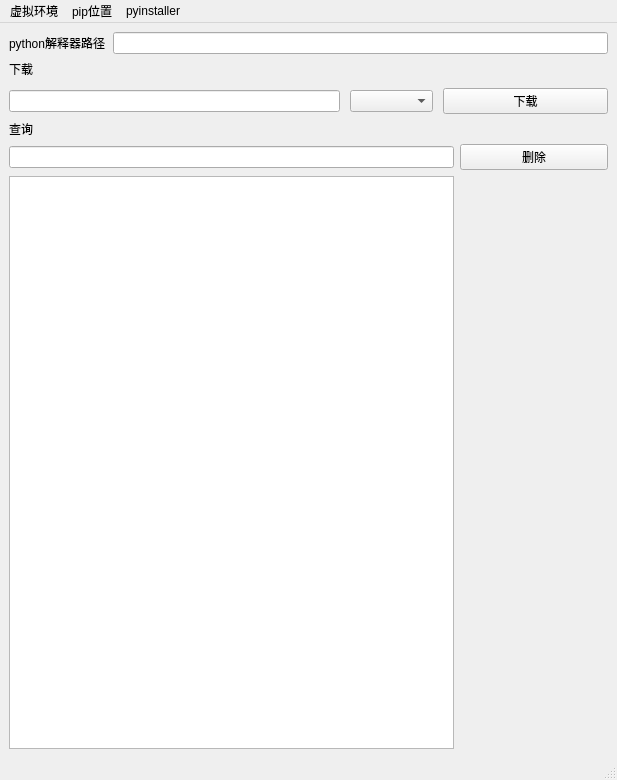
<?xml version="1.0" encoding="UTF-8"?>
<ui version="4.0">
 <class>MainWindow</class>
 <widget class="QMainWindow" name="MainWindow">
  <property name="geometry">
   <rect>
    <x>0</x>
    <y>0</y>
    <width>617</width>
    <height>780</height>
   </rect>
  </property>
  <property name="windowTitle">
   <string>MainWindow</string>
  </property>
  <widget class="QWidget" name="centralwidget">
   <layout class="QVBoxLayout" name="verticalLayout">
    <item>
     <layout class="QGridLayout" name="gridLayout">
      <item row="0" column="1">
       <widget class="QLineEdit" name="interperter_path_lineEdit"/>
      </item>
      <item row="0" column="0">
       <widget class="QLabel" name="label_3">
        <property name="text">
         <string>python解释器路径</string>
        </property>
       </widget>
      </item>
     </layout>
    </item>
    <item>
     <layout class="QGridLayout" name="gridLayout_2" columnstretch="4,1,2">
      <property name="spacing">
       <number>10</number>
      </property>
      <item row="1" column="1">
       <widget class="QComboBox" name="comboBox"/>
      </item>
      <item row="1" column="0">
       <widget class="QLineEdit" name="lineEdit">
        <property name="text">
         <string/>
        </property>
       </widget>
      </item>
      <item row="0" column="0">
       <widget class="QLabel" name="label">
        <property name="text">
         <string>下载</string>
        </property>
       </widget>
      </item>
      <item row="1" column="2">
       <widget class="QPushButton" name="download_button">
        <property name="text">
         <string>下载</string>
        </property>
       </widget>
      </item>
     </layout>
    </item>
    <item>
     <layout class="QGridLayout" name="gridLayout_3" columnstretch="3,1">
      <item row="1" column="0">
       <widget class="QLineEdit" name="query_line_edit">
        <property name="text">
         <string/>
        </property>
       </widget>
      </item>
      <item row="2" column="0">
       <widget class="QTableWidget" name="package_table"/>
      </item>
      <item row="0" column="0">
       <widget class="QLabel" name="label_2">
        <property name="text">
         <string>查询</string>
        </property>
       </widget>
      </item>
      <item row="1" column="1">
       <widget class="QPushButton" name="delete_button">
        <property name="text">
         <string>删除</string>
        </property>
       </widget>
      </item>
     </layout>
    </item>
   </layout>
  </widget>
  <widget class="QMenuBar" name="menubar">
   <property name="geometry">
    <rect>
     <x>0</x>
     <y>0</y>
     <width>617</width>
     <height>23</height>
    </rect>
   </property>
   <widget class="QMenu" name="menu">
    <property name="title">
     <string>虚拟环境</string>
    </property>
    <addaction name="create_venv"/>
    <addaction name="open_venv"/>
   </widget>
   <widget class="QMenu" name="menupip">
    <property name="title">
     <string>pip位置</string>
    </property>
    <addaction name="pip_download_source"/>
   </widget>
   <widget class="QMenu" name="menupython">
    <property name="title">
     <string>pyinstaller</string>
    </property>
    <addaction name="export_exe_action"/>
   </widget>
   <addaction name="menu"/>
   <addaction name="menupip"/>
   <addaction name="menupython"/>
  </widget>
  <widget class="QStatusBar" name="statusbar"/>
  <action name="create_venv">
   <property name="text">
    <string>创建虚拟环境</string>
   </property>
  </action>
  <action name="open_venv">
   <property name="text">
    <string>打开虚拟环境</string>
   </property>
  </action>
  <action name="pip_download_source">
   <property name="text">
    <string>下载镜像位置</string>
   </property>
  </action>
  <action name="export_exe_action">
   <property name="text">
    <string>py文件打包</string>
   </property>
  </action>
 </widget>
 <resources/>
 <connections/>
</ui>
